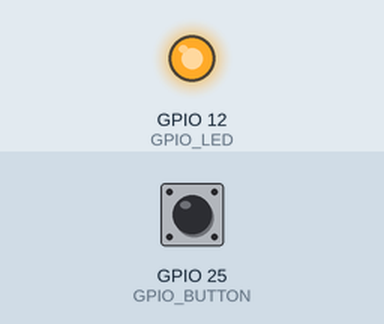
Simulated run of this sketch. Board: ESP32. On the bench: output pins drawn as LEDs (lit = HIGH). Inputs (shaded band) come from the test bench; at power-on: GPIO 25 (GPIO_BUTTON) HIGH.

Above: at 3.2 s.
3.3 s: GPIO 25 (GPIO_BUTTON) pulled LOW for 0.15 s
At 3.9 s:
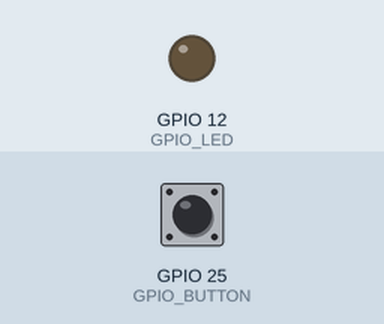
4.9 s: GPIO 25 (GPIO_BUTTON) pulled LOW for 1 s
At 6.4 s:
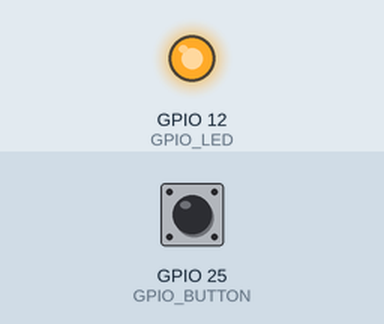
7.4 s: GPIO 25 (GPIO_BUTTON) pulled LOW for 3.2 s
At 11.2 s:
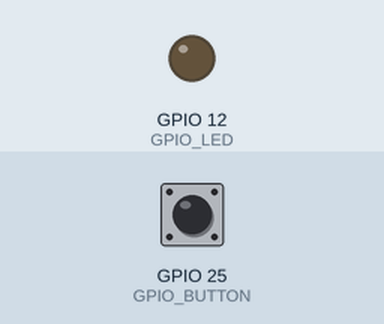
Timing chart, 0 to 12.7 s (numbered marks = the images above; inputs shaded):
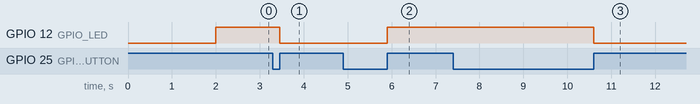

The sketch:

30_Queue_Debounce.ino
```cpp
#include <FreeRTOS.h>

#define GPIO_LED    12
#define GPIO_BUTTON 25

#define DEBOUNCE_MASK 0x7FFFFFFF

static QueueHandle_t qhQueue;

//
//  BUtton Debouncing task;
//
static void debounce_task(void *argp) {
  uint32_t u32Level, u32State = 0, u32Last = 0xFFFFFFFF;
  bool bEvent;
  for(;;){
    u32Level = !!digitalRead(GPIO_BUTTON);
    u32State = (u32State << 1) | u32Level ;

    if ( (u32State & DEBOUNCE_MASK) == DEBOUNCE_MASK
      || (u32State & DEBOUNCE_MASK) == 0) {
        if ( u32Level != u32Last) {
          bEvent = !!u32Level;
          if ( xQueueSendToBack(qhQueue, &bEvent, 1) == pdPASS )
            u32Last = u32Level;
        }
      }

    taskYIELD();
  }
}

//
//
//
static void led_task(void *argp) {
  BaseType_t btS;
  bool bEvent, bLed = false;

  for (;;) {
    btS = xQueueReceive(
      qhQueue,
      &bEvent,
      portMAX_DELAY
    );
    assert(btS == pdPASS);

    if ( bEvent ) {
      // Button Press:
      // Toggle Led
      bLed ^= true;
      digitalWrite(GPIO_LED, bLed);
    }
  }
}


void setup() {
  // put your setup code here, to run once:
  int iApp_cpu = xPortGetCoreID();
  TaskHandle_t th;
  BaseType_t rc;

  delay(2000);

  qhQueue = xQueueCreate(40,sizeof(bool));
  assert(qhQueue);

  pinMode(GPIO_LED, OUTPUT);
  pinMode(GPIO_BUTTON, INPUT_PULLUP);

  xTaskCreatePinnedToCore(
    debounce_task,
    "debounce",
    2048,
    nullptr,
    1,
    &th,
    iApp_cpu
  );
  assert(th);


  xTaskCreatePinnedToCore(
    led_task,
    "led",
    2048,
    nullptr,
    1,
    &th,
    iApp_cpu
  );
  assert(th);
}

void loop() {
  vTaskDelete(xTaskGetCurrentTaskHandle());
}
```

Measured:
- after the input at 3.3 s, GPIO 12 (GPIO_LED): HIGH → LOW after 0.15 s
- after the input at 4.9 s, GPIO 12 (GPIO_LED): LOW → HIGH after 1.0 s
- after the input at 7.4 s, GPIO 12 (GPIO_LED): HIGH → LOW after 3.2 s
